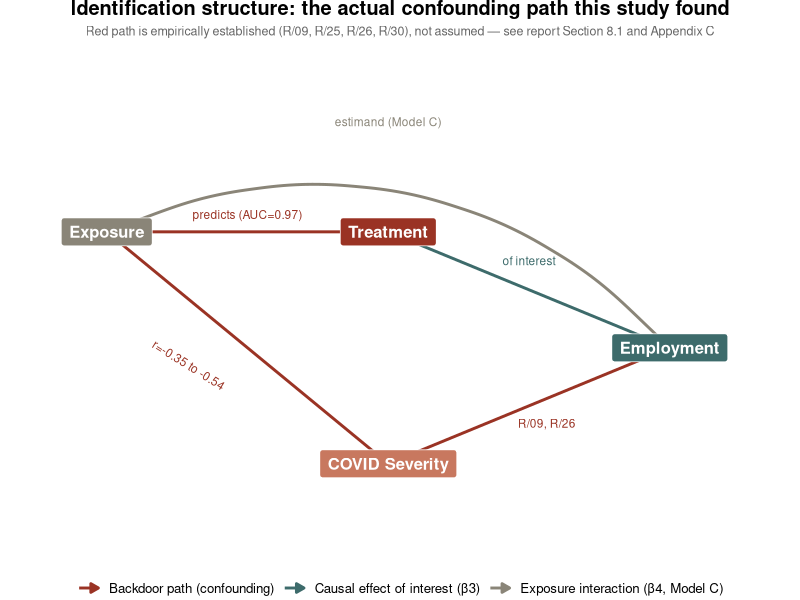

R code for this plot:
# Identification diagram for the report's "Identification Strategy"
# section and the README. Not a generic textbook DAG -- the backdoor
# path drawn here (Exposure -> Treatment, Exposure -> COVID Severity ->
# Employment) is this project's own actual confounding structure,
# established empirically by R/25 (exposure-COVID correlation) and
# R/30 (exposure predicts treatment, AUC=0.97), not assumed. Presentation
# figure, not a new result -- lives in scripts/, not R/, matching
# generate_readme_figures.R's convention.

library(ggplot2)

nodes <- tibble::tibble(
  name = c("Exposure", "Treatment", "COVID Severity", "Employment"),
  x = c(0, 2.4, 2.4, 4.8),
  y = c(1.6, 1.6, -0.4, 0.6),
  role = c("moderator", "treatment", "confounder", "outcome")
)

straight_edges <- tibble::tibble(
  x = c(0, 0, 2.4, 2.4),
  y = c(1.6, 1.6, -0.4, 1.6),
  xend = c(2.4, 2.4, 4.8, 4.8),
  yend = c(1.6, -0.4, 0.6, 0.6),
  path = c(
    "Backdoor path (confounding)", "Backdoor path (confounding)", "Backdoor path (confounding)",
    "Causal effect of interest (β3)"
  )
)
curved_edges <- tibble::tibble(
  x = 0, y = 1.6, xend = 4.8, yend = 0.6,
  path = "Exposure interaction (β4, Model C)"
)

path_colors <- c(
  "Backdoor path (confounding)" = "#9a3324",
  "Causal effect of interest (β3)" = "#3d6b6b",
  "Exposure interaction (β4, Model C)" = "#8a8578"
)

p <- ggplot() +
  geom_segment(
    data = straight_edges, aes(x = x, y = y, xend = xend, yend = yend, color = path),
    linewidth = 1, arrow = arrow(length = unit(0.22, "cm"), type = "closed")
  ) +
  geom_curve(
    data = curved_edges, aes(x = x, y = y, xend = xend, yend = yend, color = path),
    curvature = -0.35, linewidth = 1,
    arrow = arrow(length = unit(0.22, "cm"), type = "closed")
  ) +
  geom_label(
    data = nodes, aes(x = x, y = y, label = name, fill = role),
    color = "white", fontface = "bold", size = 4.2, label.padding = unit(0.4, "lines")
  ) +
  annotate("text", x = 1.2, y = 1.75, label = "predicts (AUC=0.97)", size = 3, color = "#9a3324") +
  annotate("text", x = 0.7, y = 0.45, label = "r=-0.35 to -0.54", size = 3, color = "#9a3324", angle = -32) +
  annotate("text", x = 3.75, y = -0.05, label = "R/09, R/26", size = 3, color = "#9a3324") +
  annotate("text", x = 3.6, y = 1.35, label = "of interest", size = 3, color = "#3d6b6b") +
  annotate("text", x = 2.4, y = 2.55, label = "estimand (Model C)", size = 3, color = "#8a8578") +
  scale_fill_manual(values = c(
    moderator = "#8a8578", treatment = "#9a3324", confounder = "#c8785f", outcome = "#3d6b6b"
  ), guide = "none") +
  scale_color_manual(values = path_colors, name = NULL) +
  coord_cartesian(xlim = c(-0.6, 5.6), ylim = c(-1.1, 2.9), clip = "off") +
  labs(
    title = "Identification structure: the actual confounding path this study found",
    subtitle = "Red path is empirically established (R/09, R/25, R/26, R/30), not assumed — see report Section 8.1 and Appendix C"
  ) +
  theme_void(base_size = 12) +
  theme(
    plot.title = element_text(face = "bold", hjust = 0.5, margin = margin(b = 4)),
    plot.subtitle = element_text(hjust = 0.5, size = 9, color = "grey40", margin = margin(b = 14)),
    legend.position = "bottom"
  )

dir.create("reports/figures", recursive = TRUE, showWarnings = FALSE)
ggsave("reports/figures/identification_dag.png", p, width = 8.5, height = 5.5, dpi = 150)
cat("Saved reports/figures/identification_dag.png\n")
